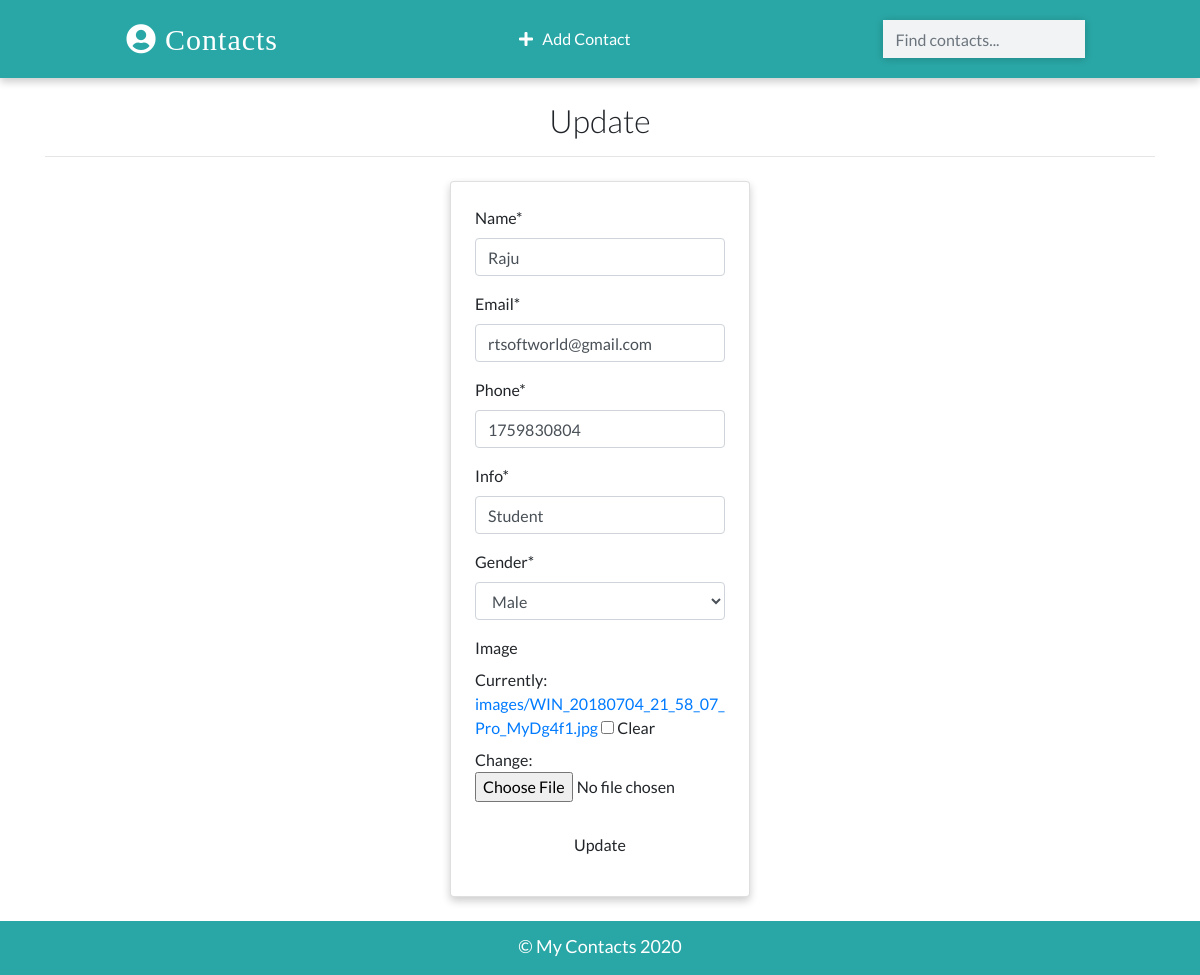
The app's page /contacts/update/1 with its own data.
### app/models.py (models this page shows, shortened)
class Contact (models.Model):
    name = models.CharField(max_length=20)
    email = models.EmailField(max_length=100)
    phone = models.IntegerField()
    info = models.CharField(max_length=50)
    gender = models.CharField(max_length=50,choices=(
        ('male','Male'),
        ('female','Female')
    ))
    image = models.ImageField(upload_to='images/',blank=True)
    date_added  = models.DateTimeField(default=datetime.now)

### app/views.py (the view, shortened to what this page needs)
class ContactUpdateView(UpdateView):
    model = Contact
    template_name = 'update.html'
    fields = ['name','email','phone','info','gender','image',]

### templates/update.html (shortened to what this page needs)
{% extends 'base.html' %}
{% load crispy_forms_tags %}
{% block content %}
<div class = "container">
    <h2 class="heading font-weight-light text-center">Update {{Contact}}</h2>
    <hr>
</div>
<div class="container w-25 card p-4 mt-4">
    <form action="" method="POST" enctype="multipart/from-data">
    {{form|crispy}}
    <input type="submit" value="Update" class="w-100 text-center my-2 btn">
    </form>
</div>
{% endblock content %}

### static/css/main.css (style rules this page uses)
:root { --back: #29a7a6; --girl: #e64298; --boy: #2874dd; }
body { font-family: Lato, sans-serif; }
.card { box-shadow: 0 4px 8px 0 rgba(0, 0, 0, 0.2); transition: 0.3s; min-width: 250px; box-sizing: border-box; }

### records on screen
Contact: name "Raju", email "rtsoftworld@gmail.com", phone "1759830804", info "Student", gender "Male"
